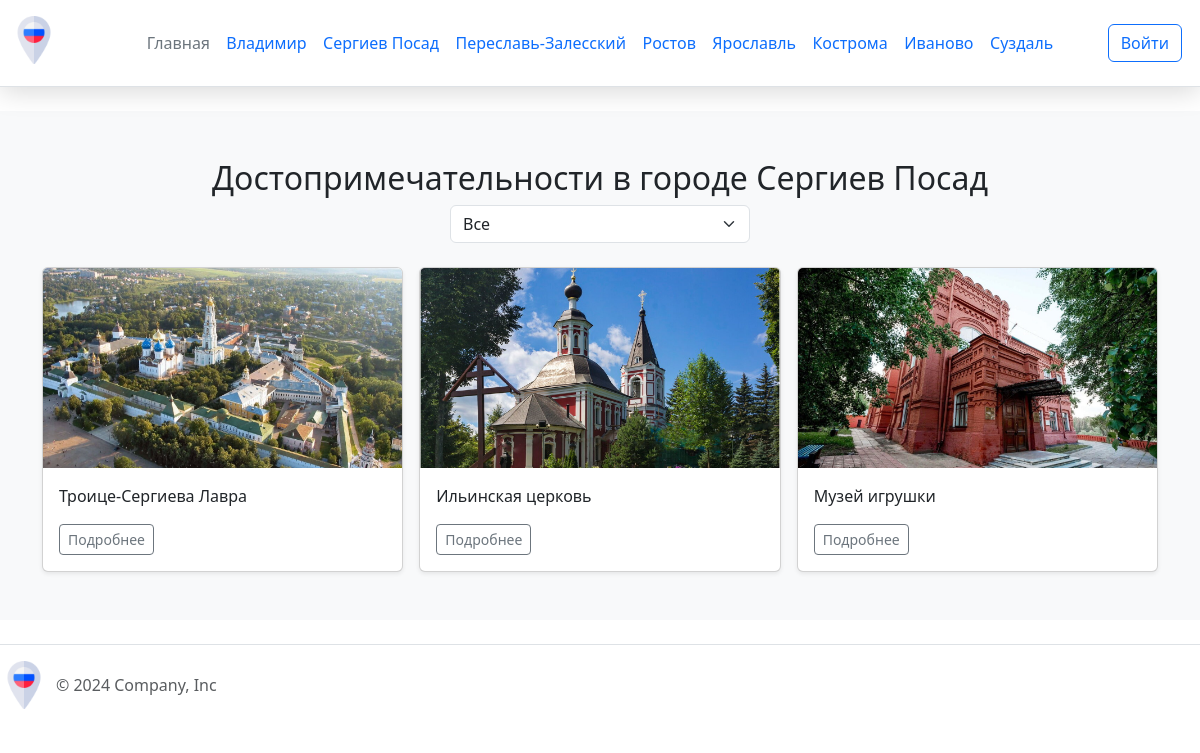
/attractions/2, run on the app's committed database.
### app.py (models this page shows)
class City(db.Model):
    city_id = db.Column(db.Integer, primary_key=True)
    city_name = db.Column(db.String(20), nullable=False)
    photo = db.Column(db.LargeBinary, nullable=False)
    description = db.Column(db.Text, nullable=False)

class Attraction(db.Model):
    attraction_id = db.Column(db.Integer, primary_key=True)
    attraction_name = db.Column(db.String(50), nullable=False)
    photo = db.Column(db.LargeBinary, nullable=False)
    description = db.Column(db.Text, nullable=False)
    attraction_type = db.Column(db.String(80), nullable=False)
    city_id = db.Column(db.Integer, db.ForeignKey('city.city_id'), nullable=False)
    latitude = db.Column(db.Float, nullable=True)  # Широта
    longitude = db.Column(db.Float, nullable=True) # Долгота

### app.py (the view)
@app.route("/attractions/<int:city_id>", methods=['GET'])
def attractions(city_id):
    category_filter = request.args.get('attraction_type')
    if category_filter:
        attractions = Attraction.query.filter_by(city_id=city_id, attraction_type=category_filter).all()
    else:
        attractions = Attraction.query.filter_by(city_id=city_id).all()
    city = City.query.get(city_id)
    return render_template('attraction.html', attractions=attractions, city=city)

### app.py (called while the page is built)
@app.context_processor
def inject_cities():
    cities = City.query.all()
    return dict(cities=cities)

### templates/attraction.html (shortened to what this page needs)
{% extends "base.html" %}
{% block content %}
<div class="album py-5 bg-body-tertiary">
    <div class="container">
        <h2>Достопримечательности в городе {{ city.city_name }}</h2>
        <form method="GET" action="{{ url_for('attractions', city_id=city.city_id) }}" class="mb-4">
            <select name="attraction_type" class="form-select" onchange="this.form.submit()">
                <option value="">Все</option>
            </select>
        </form>
        <div class="row row-cols-1 row-cols-sm-2 row-cols-md-3 g-3">
            {% for attraction in attractions %}
            <div class="col">
                <div class="card shadow-sm">
                    <img src="{{ url_for('static', filename='img/' + attraction.photo) }}" class="card-img-top" alt="{{ attraction.attraction_name }}">
                    <div class="card-body">
                        <p class="card-text">{{ attraction.attraction_name }}</p>
                        <div class="d-flex justify-content-between align-items-center">
                            <div class="btn-group">
                                <a href="{{ url_for('attraction_detail', attraction_id=attraction.attraction_id) }}" class="btn btn-sm btn-outline-secondary">Подробнее</a>
                            </div>
                        </div>
                    </div>
                </div>
            </div>
            {% endfor %}
        </div>
    </div>
</div>
{% endblock %}

### templates/base.html (shortened to what this page needs)
<!DOCTYPE html>
<html lang="en">
<head>
    <link href="https://cdn.jsdelivr.net/npm/bootstrap@5.3.3/dist/css/bootstrap.min.css" rel="stylesheet">
    <link rel="stylesheet" href="https://cdnjs.cloudflare.com/ajax/libs/font-awesome/6.2.0/css/all.min.css" />
    <link rel="stylesheet" href="https://cdn.jsdelivr.net/npm/sweetalert2@11/dist/sweetalert2.min.css">
    <link rel="stylesheet" href="{{url_for('static', filename='css/main.css')}}">
</head>
<body>
    <div class="page">
        <header class="d-flex flex-wrap align-items-center justify-content-center justify-content-md-between py-3 mb-4 border-bottom">
          <div class="col-md-3 mb-2 mb-md-0">
            <a href="/" class="d-inline-flex link-body-emphasis text-decoration-none">
              <img class="header__img" src="{{ url_for('static', filename='img/russia.png') }}" alt="russia">
            </a>
          </div>
          <div class="col-md-6 mb-0 mb-md-0 d-flex justify-content-center">
            <ul class="nav col-12 col-md-auto mb-2 justify-content-center mb-md-0">
              <li><a href="{{ url_for('index') }}" class="nav-link px-2 link-secondary">Главная</a></li>
              {% for city in cities %}
                <li class="nav-item">
                  <a class="nav-link" href="{{ url_for('city_detail', city_id=city.city_id) }}">{{ city.city_name }}</a>
                </li>
              {% endfor %}
            </ul>
          </div>
          <div class="col-md-3 text-end">
            {% if current_user.is_authenticated %}
                <a href="{{ url_for('lk') }}">
                    <button type="button" class="btn btn-outline-primary me-2">{{ current_user.name }}</button>
                </a>
            {% else %}
                <a href="{{ url_for('login') }}">
                    <button type="button" class="btn btn-outline-primary me-2">Войти</button>
                </a>
            {% endif %}
        </div>
        </header>
        <div class="content">
            {% block content %}{% endblock %}
        </div>
        <footer class="d-flex flex-wrap justify-content-between align-items-center py-3 my-4 border-top">
            <div class="col-md-4 d-flex align-items-center">
              <a href="/" class="mb-3 me-2 mb-md-0 text-body-secondary text-decoration-none lh-1">
                <img class="header__img" src="{{ url_for('static', filename='img/russia.png') }}" alt="russia">
              </a>
              <span class="mb-3 mb-md-0 text-body-secondary">© 2024 Company, Inc</span>
            </div>
          </footer>
</body>
</html>

### static/css/main.css (style rules this page uses)
header { position: sticky; top: 0; padding: 10px; z-index: 1000; background: #fff; -webkit-box-shadow: 0 5px 25px rgba(0, 0, 0, 0.15); box-shadow: 0 5px 25px rgba(0, 0, 0, 0.15) ; }
.header__img { height: 48px; width: 48px; }
.nav-link { padding: 0.2rem 0.5rem; }
.nav li { padding-right: 0.5px; }
.nav li:last-child { padding-right: 0; }
h2 { text-align: center; margin-top: 0; }
.card { height: 100%; }
.card-img-top { width: 100%; height: 200px; object-fit: cover; }
form { width: 300px; margin: 0 auto; }

### data on the page
City: city_name "Владимир"
City: city_name "Сергиев Посад"
City: city_name "Переславь-Залесский"
City: city_name "Ростов"
City: city_name "Ярославль"
City: city_name "Кострома"
City: city_name "Иваново"
City: city_name "Суздаль"
Attraction: photo (picture), attraction_name "Троице-Сергиева Лавра"
Attraction: photo (picture), attraction_name "Ильинская церковь"
Attraction: photo (picture), attraction_name "Музей игрушки"
